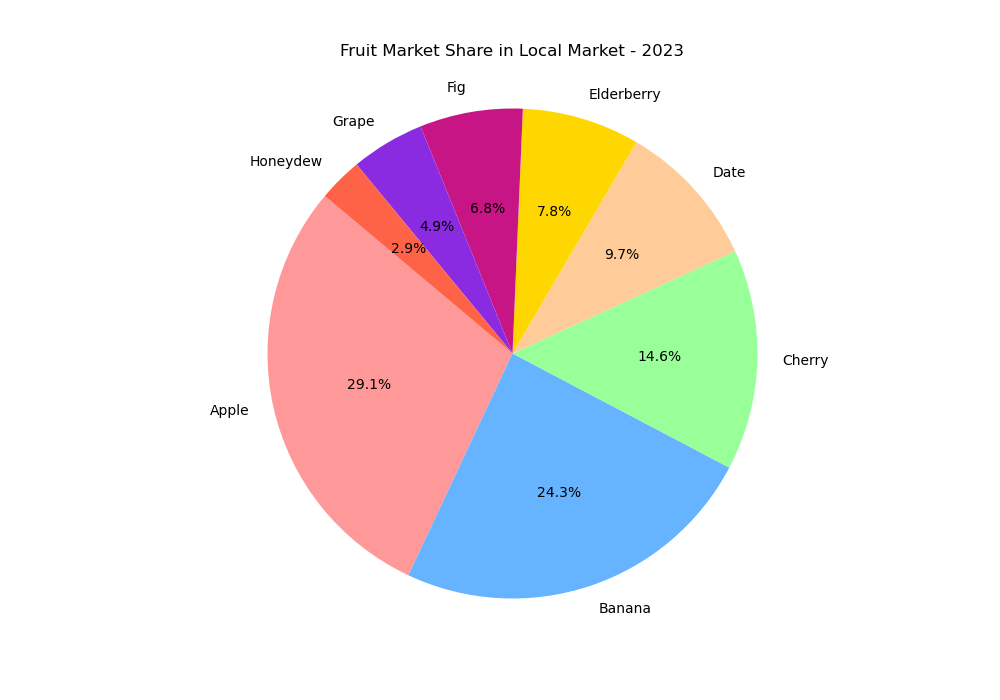

Write the Python code that produced this figure.

import matplotlib.pyplot as plt

# Data
fruits = ['Apple', 'Banana', 'Cherry', 'Date', 'Elderberry', 'Fig', 'Grape', 'Honeydew']
market_share = [30, 25, 15, 10, 8, 7, 5, 3]
colors = ['#FF9999', '#66B3FF', '#99FF99', '#FFCC99', '#FFD700', '#C71585', '#8A2BE2', '#FF6347']

# Plotting the pie chart
fig, ax = plt.subplots(figsize=(10, 7))  # Change width and height
ax.pie(market_share, labels=fruits, autopct='%1.1f%%', startangle=140, colors=colors)
ax.axis('equal')  # Equal aspect ratio ensures that pie is drawn as a circle.

# Setting the title
plt.title("Fruit Market Share in Local Market - 2023", pad=20)

# Display the chart
plt.show()
